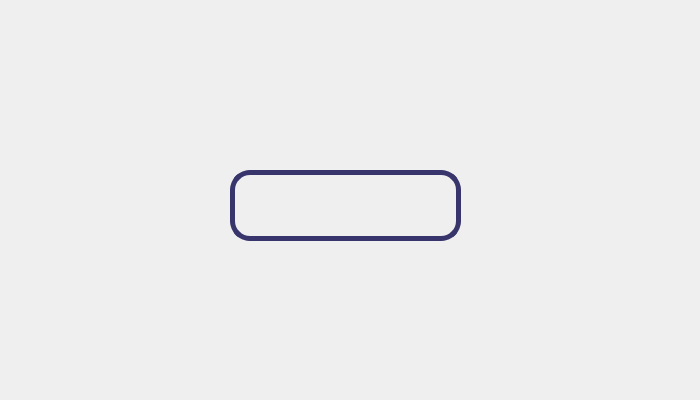
<?xml version="1.0" encoding="UTF-8"?>
<ui version="4.0">
 <class>WELCOME</class>
 <widget class="QWidget" name="WELCOME">
  <property name="geometry">
   <rect>
    <x>0</x>
    <y>0</y>
    <width>700</width>
    <height>400</height>
   </rect>
  </property>
  <property name="windowTitle">
   <string>Welcome</string>
  </property>
  <property name="windowIcon">
   <iconset resource="res.qrc">
    <normaloff>:/Images/Images/favicon.ico</normaloff>:/Images/Images/favicon.ico</iconset>
  </property>
  <property name="styleSheet">
   <string notr="true"/>
  </property>
  <widget class="QLabel" name="label">
   <property name="geometry">
    <rect>
     <x>-80</x>
     <y>-50</y>
     <width>791</width>
     <height>461</height>
    </rect>
   </property>
   <property name="styleSheet">
    <string notr="true">background-image: url(:/Images/Images/header3.jpg);</string>
   </property>
   <property name="text">
    <string/>
   </property>
  </widget>
  <widget class="QLabel" name="label_2">
   <property name="geometry">
    <rect>
     <x>230</x>
     <y>170</y>
     <width>231</width>
     <height>71</height>
    </rect>
   </property>
   <property name="styleSheet">
    <string notr="true">border-radius: 20px;
border-width:5px;
border-style:solid;
border-color: rgb(56, 53, 108);
background-image: url(:/Images/Images/logo.png);


</string>
   </property>
   <property name="text">
    <string/>
   </property>
  </widget>
 </widget>
 <resources>
  <include location="res.qrc"/>
 </resources>
 <connections/>
</ui>
